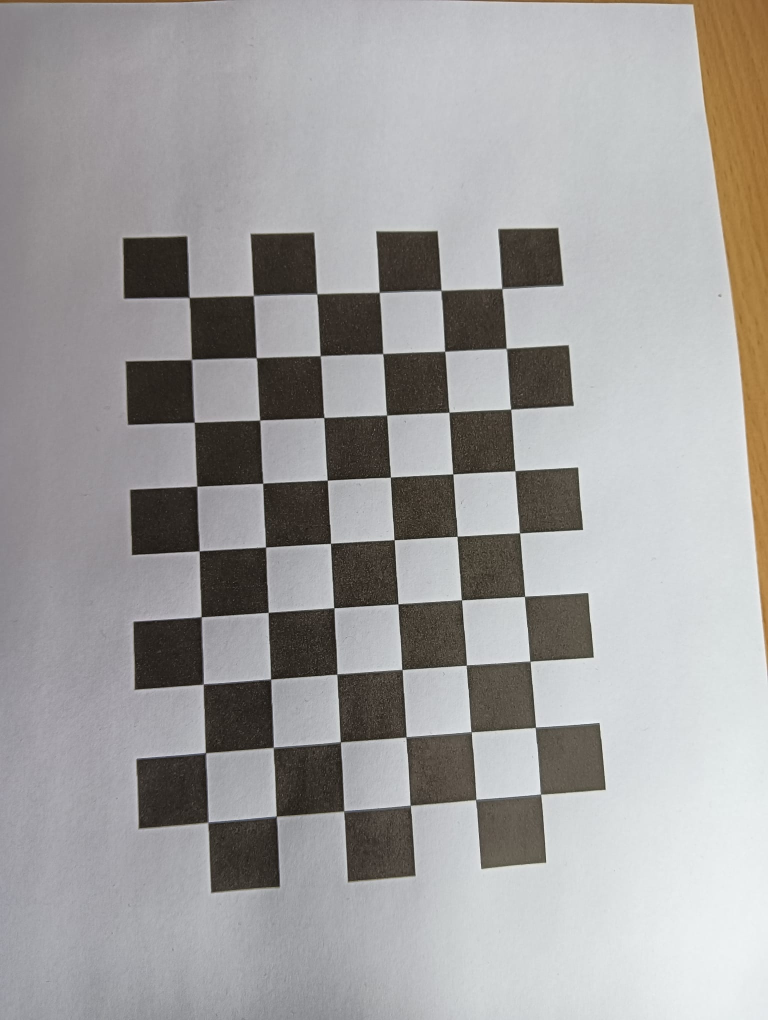
#> input picture train images/train1.jpeg, 1536 x 2040 px (shown at 1/2 size); its folder holds 4 pictures in this run
$ python calibration_modular.py
#> lines starting #> are read from the running program, lines starting #| are printed output that depends on the picture; after the words box and inside, x2 and y2 are one past the last pixel; in counts of white or black regions, pixels touching at a corner belong together
# Code adapted from https://docs.opencv.org/4.x/dc/dbb/tutorial_py_calibration.html and # code adapted from: https://www.geeksforgeeks.org/displaying-the-coordinates-of-the-points-clicked-on-the-image-using-python-opencv/
import numpy as np
import cv2 as cv
import glob
import os
from mpl_toolkits.mplot3d import Axes3D
import matplotlib.pyplot as plt

# This function iterates over all images in the training folder and attempts to find the chessboard corners manually.
# If it can't find them it opens a window to add them manually. It then saves the object and image points.
# Then it performs camera calibration if the remove_bad_images is set to True. It then calculates the re-projection error after the addition of the training image
# and compares it to the re-projection error before adding this image. If the error increases, the object and image points are removed again and the image is not used.
# This function returns the object points and image points of the 'good' images (if remove_bad_features = False, it saves them from all images).
def find_chessboard_corners(image_folder, remove_bad_images=False):
    # Arrays to store object points and image points from all the images.
#> called with image_folder = 'train images', remove_bad_images = False
    objpoints = [] # 3d point in real world space
    imgpoints = [] # 2d points in image plane.

    # termination criteria
    criteria = (cv.TERM_CRITERIA_EPS + cv.TERM_CRITERIA_MAX_ITER, 30, 0.001)

    # Chessboard square size (mm)
    square_size = 16.6

    # prepare object points, like (0,0,0), (1,0,0), (2,0,0) ....,(6,5,0)
    objp = np.zeros((6*9,3), np.float32)
    objp[:,:2] = np.mgrid[0:9,0:6].T.reshape(-1,2) * square_size

    # Get the list of image files
    images = glob.glob(os.path.join(image_folder, '*.jpeg'))

    # Initial calibration
    ret, mtx, dst, rvecs, tvecs = None, None, None, None, None
    prev_error = float('inf')

    #iterate over images to find chessboard corners and add image and object points automatically if possible, otherwise manually.
    for fname in images:
        img = cv.imread(fname)
#> img is the input picture: shape (2040, 1536, 3); mean B, G, R 157.9, 158.6, 160.4
        gray = cv.cvtColor(img, cv.COLOR_BGR2GRAY)
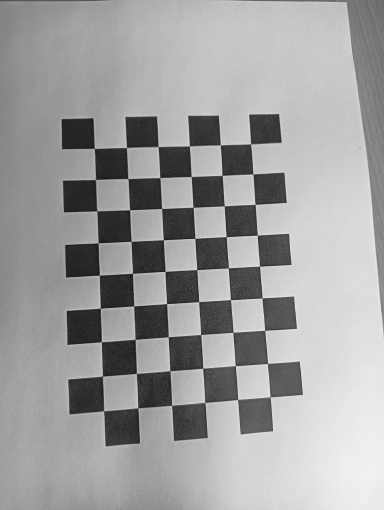
#> gray: shape (2040, 1536) (shown at 1/4 size); min 5, max 246, mean 159

        # Find the chess board corners
        ret, corners = cv.findChessboardCorners(gray, (9,6), None)
#> ret = True; corners = 54 rows, first 8: [1003.1, 576.7], [1012.3, 698], [1021.9, 819.2], [1030.5, 942.1], [1039.3, 1066], [1050.2, 1192.7], [1059.5, 1322.2], [1071.3, 1454.5]

        # If found, add object points, image points (after refining them)
        if ret == True:
            objpoints.append(objp)
            corners2 = cv.cornerSubPix(gray,corners, (11,11), (-1,-1), criteria)
#> corners2 = 54 rows, first 8: [1004.2, 577.4], [1012.7, 697.4], [1021.9, 818.7], [1030.5, 941.9], [1039.4, 1066.3], [1049.5, 1193], [1060.3, 1322.6], [1071.1, 1454.9]
            imgpoints.append(corners2)

            # Draw and display the corners
            cv.drawChessboardCorners(img, (9,6), corners2, ret)
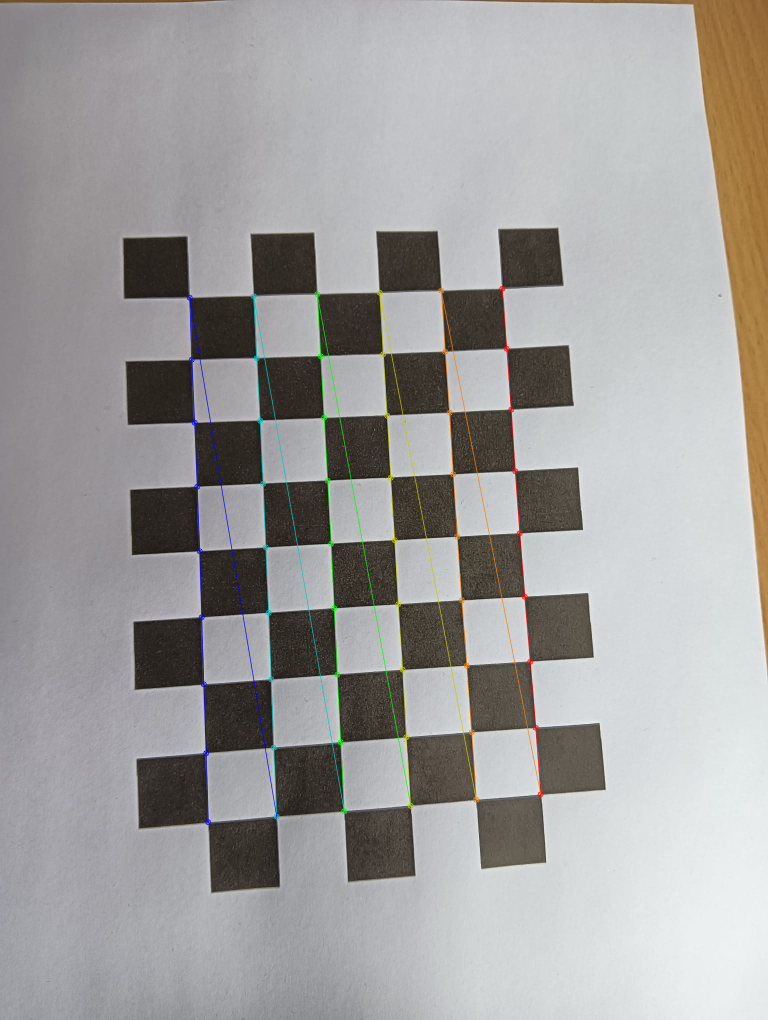
#> img: shape (2040, 1536, 3) (shown at 1/2 size); 1.22% of pixels changed, all inside (x1, y1, x2, y2) = (373, 571, 1088, 1651)
            cv.imshow('img', img)
            cv.waitKey(500)

            # If bad images need to be excluded, calculate reprojection error after addition of each image, if it increases, dont use the image.
            if remove_bad_images:
                # Calibrate camera with the new image
                ret_new, mtx_new, dst_new, rvecs_new, tvecs_new = calibrate_camera(objpoints, imgpoints, gray.shape[::-1])

                # Calculate reprojection error
                error = calculate_reprojection_error(objpoints, imgpoints, rvecs_new, tvecs_new, mtx_new, dst_new)

                # Check if the error increased
                if ret_new and error >= prev_error:
                    # Remove the last added image
                    objpoints.pop()
                    imgpoints.pop()
                else:
                    # Update calibration results
                    ret, mtx, dst, rvecs, tvecs = ret_new, mtx_new, dst_new, rvecs_new, tvecs_new
                    prev_error = error
            else:
                ret, mtx, dst, rvecs, tvecs = calibrate_camera(objpoints, imgpoints, gray.shape[::-1])
#> in calibrate_camera, `ret, mtx, dst, rvecs, tvecs = cv.calibrateCamera(objpoints, imgpoints,..`: ret = 0.326; mtx = [[1276.1, 0, 754.3], [0, 1272.5, 1028.1], [0, 0, 1]]; dst = [[0.167, -0.629, 0.000875, -0.000887, 0.758]]; rvecs = ([-0.113, 0.0131, 1.51],); tvecs = ([33.73, -61.03, 174.4],)
#> ret = 0.326; dst = [[0.167, -0.629, 0.000875, -0.000887, 0.758]]; rvecs = ([-0.113, 0.0131, 1.51],); tvecs = ([33.73, -61.03, 174.4],)

        else:
            #if not found, set cornerpoints to mouseclicks, adding them as image points and object points.
            cv.imshow('img', img)
            cv.setMouseCallback('img', click_event)
            cv.waitKey(0)

            if remove_bad_images:
                # Calibrate camera with the new image
                ret_new, mtx_new, dst_new, rvecs_new, tvecs_new = calibrate_camera(objpoints, imgpoints, gray.shape[::-1])

                # Calculate reprojection error
                error = calculate_reprojection_error(objpoints, imgpoints, rvecs_new, tvecs_new, mtx_new, dst_new)

                # Check if the error increased
                if ret_new and error >= prev_error:
                    # Remove the last added image
                    objpoints.pop()
                    imgpoints.pop()
                else:
                    # Update calibration results
                    ret, mtx, dst, rvecs, tvecs = ret_new, mtx_new, dst_new, rvecs_new, tvecs_new
                    prev_error = error
            else:
                ret, mtx, dst, rvecs, tvecs = calibrate_camera(objpoints, imgpoints, gray.shape[::-1])
#> pass 2 of the loop in find_chessboard_corners, `for fname in images:`:
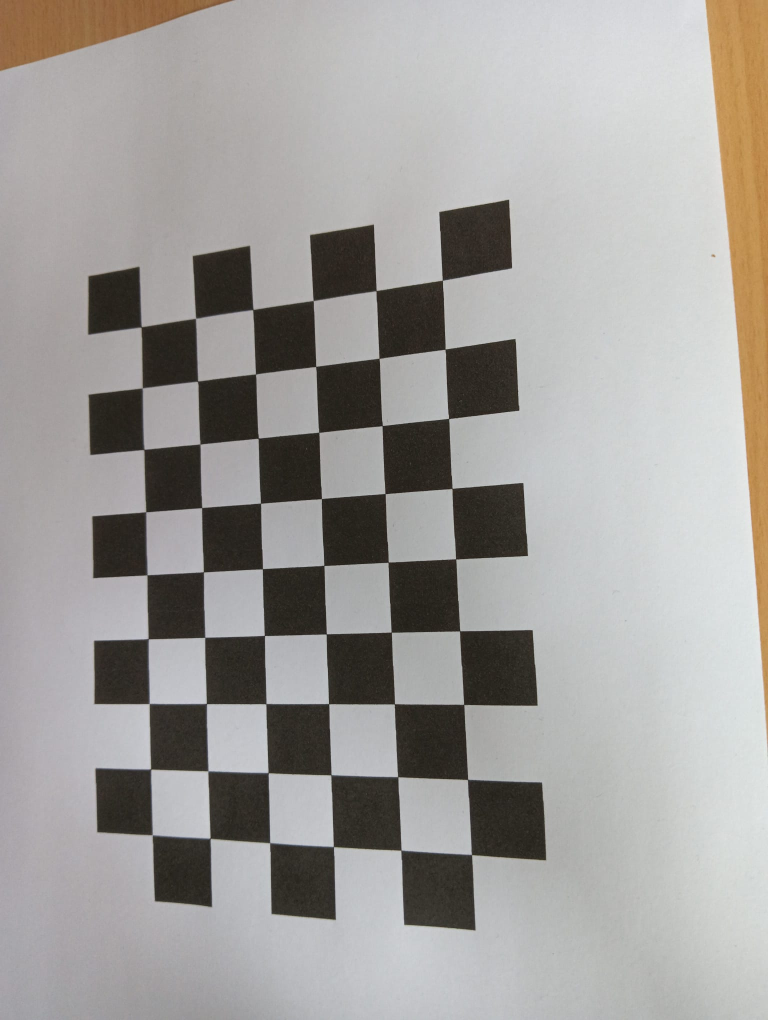
#> input picture train images/train10.jpeg, 1536 x 2040 px (shown at 1/2 size)
#> in find_chessboard_corners, img is the input picture: shape (2040, 1536, 3); mean B, G, R 155.1, 158, 160.7
#> in find_chessboard_corners, `gray = cv.cvtColor(img, cv.COLOR_BGR2GRAY)`:
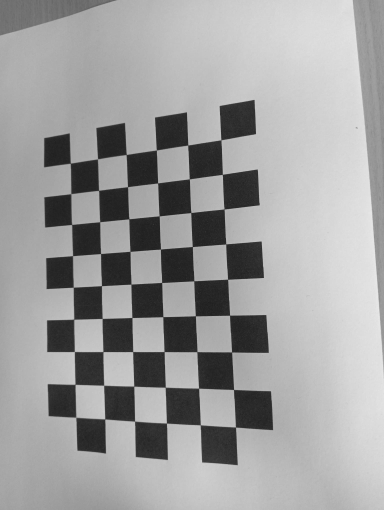
#> gray: shape (2040, 1536) (shown at 1/4 size); min 18, max 238, mean 158.5
#> in find_chessboard_corners, `ret, corners = cv.findChessboardCorners(gray, (9,6), None)`: ret = True; corners = 54 rows, first 8: [885.5, 561.4], [890.4, 698.7], [896.8, 836.9], [904.5, 977.6], [911.8, 1118.1], [921.1, 1261.5], [928.8, 1409.7], [936.9, 1557.9]
#> corners2 = 54 rows, first 8: [885.3, 560.8], [890.4, 698.8], [897.8, 837.4], [904.6, 977.4], [911.7, 1118.4], [919.7, 1262.3], [927.9, 1409.4], [935.6, 1559.4]
#> in find_chessboard_corners, `cv.drawChessboardCorners(img, (9,6), corners2, ret)`:
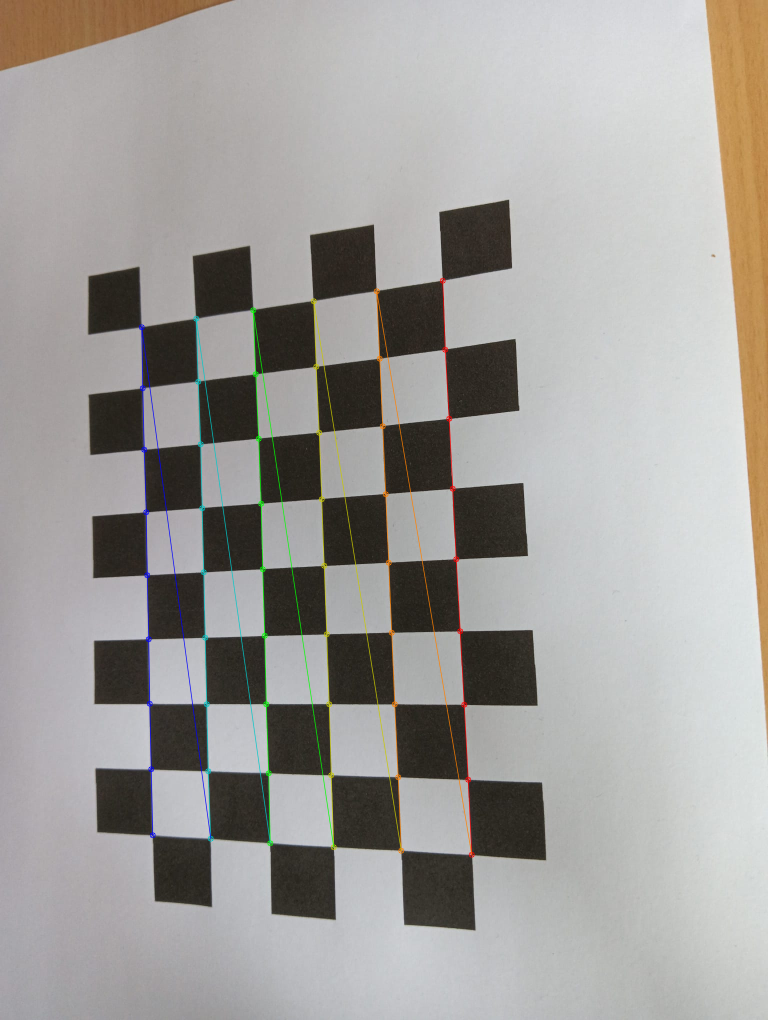
#> img: shape (2040, 1536, 3) (shown at 1/2 size); 1.27% of pixels changed, all inside (x1, y1, x2, y2) = (277, 555, 950, 1716)
#> in find_chessboard_corners, `ret, mtx, dst, rvecs, tvecs = calibrate_camera(objpoints, imgpoints, g..`: ret = 0.415; mtx = [[1535.6, 0, 786.4], [0, 1536.1, 1032.6], [0, 0, 1]]; dst = [[0.218, -1.06, 3.94e-05, -0.0013, 1.6]]; rvecs = ([-0.136, 0.0202, 1.51], [0.18, 0.284, 1.5]); tvecs = ([29.4, -61.5, 210], [11.7, -56.11, 185])
#> pass 3 of the loop in find_chessboard_corners, `for fname in images:`:
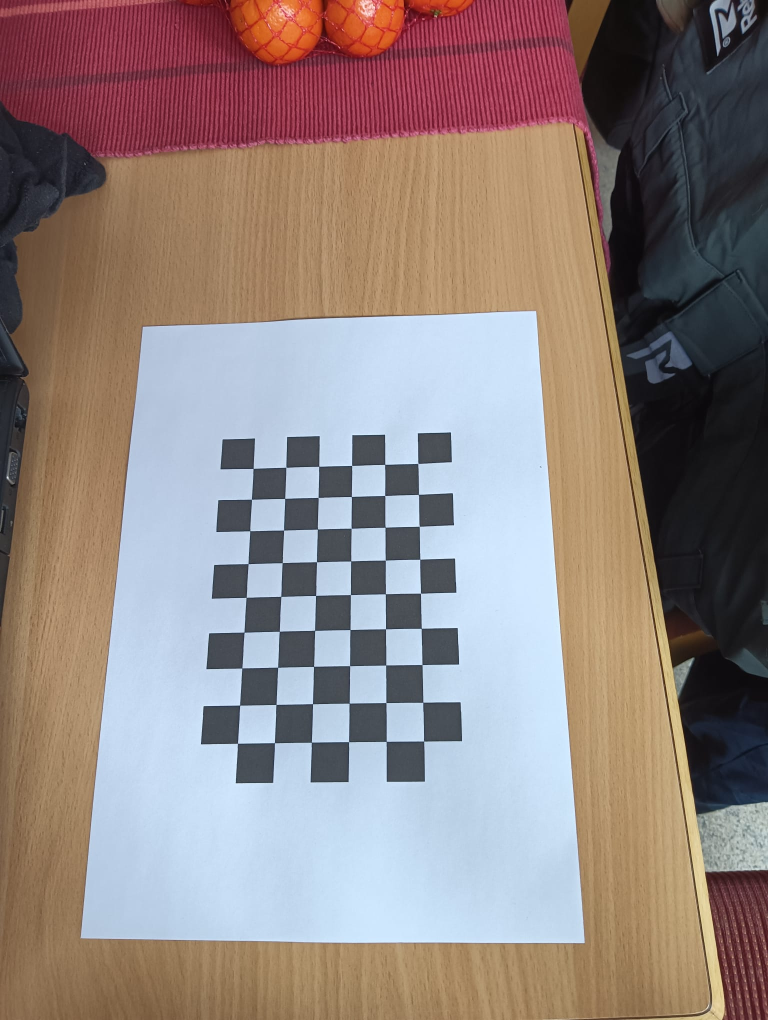
#> input picture train images/train11.jpeg, 1536 x 2040 px (shown at 1/2 size)
#> in find_chessboard_corners, img is the input picture: shape (2040, 1536, 3); mean B, G, R 127.7, 131.1, 145.3
#> in find_chessboard_corners, `gray = cv.cvtColor(img, cv.COLOR_BGR2GRAY)`:
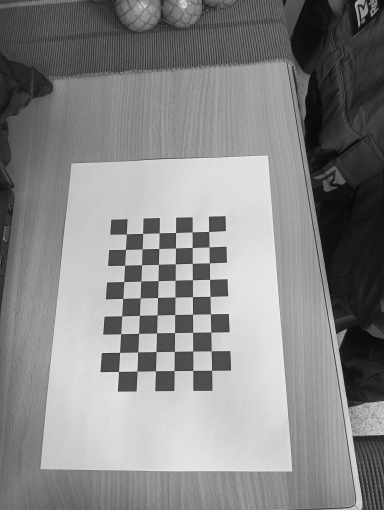
#> gray: shape (2040, 1536) (shown at 1/4 size); min 4, max 252, mean 135
#> in find_chessboard_corners, `ret, corners = cv.findChessboardCorners(gray, (9,6), None)`: ret = True; corners = 54 rows, first 8: [836.2, 927.2], [837.1, 989.4], [838.8, 1052.7], [840, 1119], [841.4, 1186.7], [842.9, 1257.1], [844.4, 1329.5], [846, 1405.1]
#> corners2 = 54 rows, first 8: [836.2, 927.4], [837.3, 989.2], [838.8, 1052.9], [840.1, 1118.9], [841.5, 1186.8], [842.9, 1257], [844.5, 1329.6], [846.1, 1405]
#> in find_chessboard_corners, `cv.drawChessboardCorners(img, (9,6), corners2, ret)`:
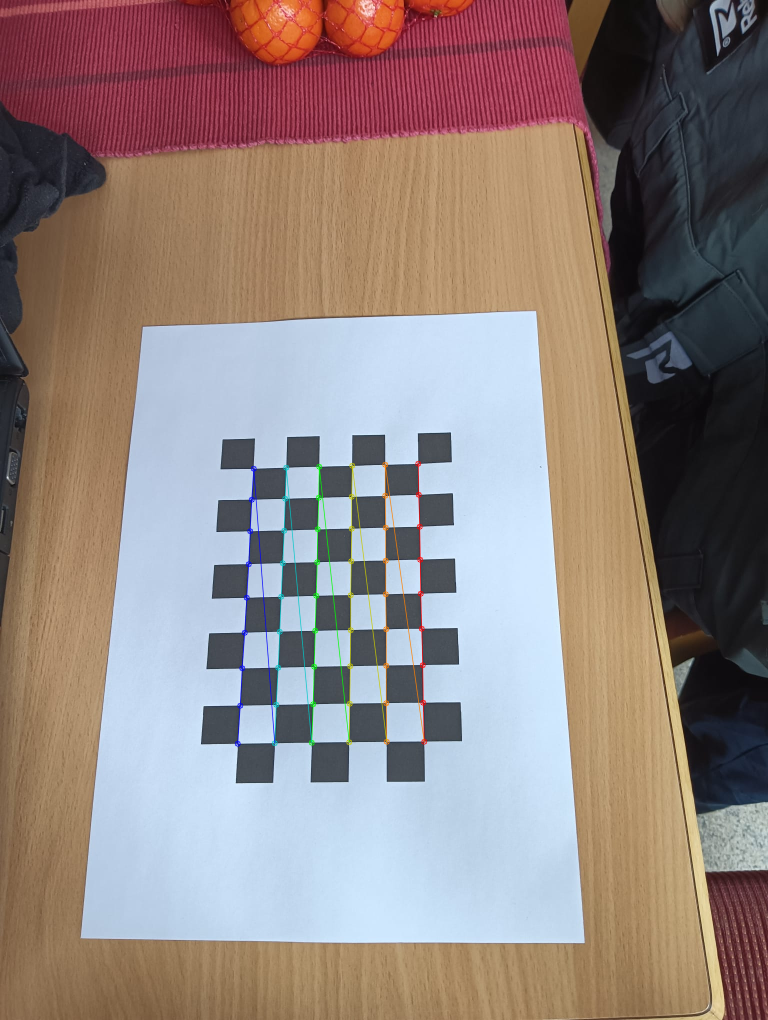
#> img: shape (2040, 1536, 3) (shown at 1/2 size); 0.72% of pixels changed, all inside (x1, y1, x2, y2) = (469, 921, 855, 1494)
#> in find_chessboard_corners, `ret, mtx, dst, rvecs, tvecs = calibrate_camera(objpoints, imgpoints, g..`: ret = 0.379; mtx = [[1582.5, 0, 776.3], [0, 1581.7, 1029.4], [0, 0, 1]]; dst = [[0.215, -1.08, 0.000373, -0.00183, 1.66]]; rvecs = ([-0.138, 0.0203, 1.51], [0.186, 0.292, 1.5], [-0.212, 0.31, 1.54]); tvecs = ([30.75, -61.06, 216], [12.9, -55.74, 190.3], [14.94, -25.57, 396.4])
#> the loop made 4 passes; the first 3 are shown
    cv.destroyAllWindows()
    return objpoints, imgpoints

# Helper function to manually select cornerpoints. It shows the coordinates of the clicked points and saves them as image points.
# [11 lines left out: function click_event, not called in this run]

# This function calibrates the camera based on the object points and image points and returns the calibration settins (camera matrix, distortion matrix, etc.)
def calibrate_camera(objpoints, imgpoints, shape):
    # getting the camera matrix, distortion coefficients, rotation and translation vectors
    ret, mtx, dst, rvecs, tvecs = cv.calibrateCamera(objpoints, imgpoints, shape, None, None)
    return ret, mtx, dst, rvecs, tvecs

# This function undistorts the images using the calibration setting and saves the undistorted images in a new folder.
# [46 lines left out: functions undistort_images, calculate_reprojection_error, plot_camera_positions, not called in this run]

def main(remove_bad_images = False):
    # Get the current working directory
    current_dir = os.path.dirname(os.path.abspath(__file__))

    # Construct the path to the image folder
    image_folder = os.path.join(current_dir, "train images")

    #create directory to store undistorted images
    undistorted_folder = os.path.join(current_dir, "undistorted_images")
    os.makedirs(undistorted_folder, exist_ok=True)

    #get obj and img points
    objpoints, imgpoints = find_chessboard_corners(image_folder, remove_bad_images)

    #calibrate camera and save camera matrix and dst coefficients
#> (the run stopped early here; a loop or call above may not have finished)
